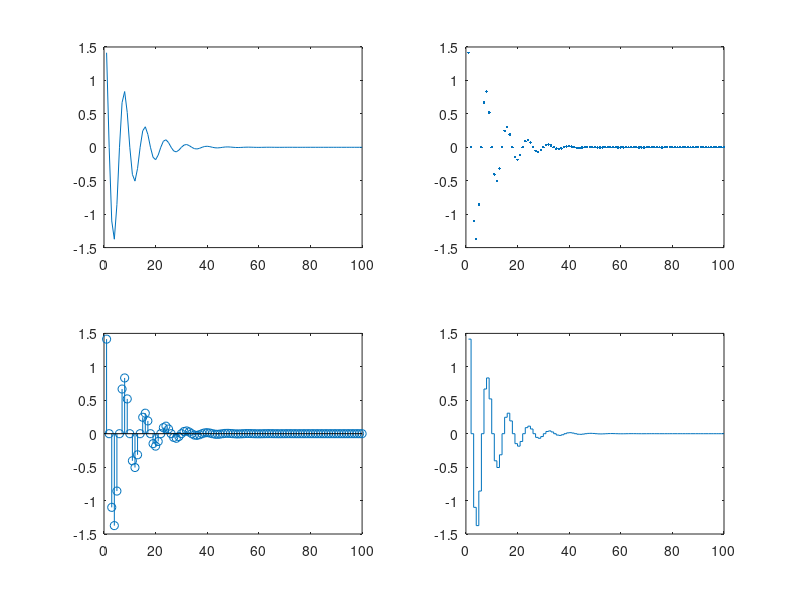

MATLAB code to generate this figure:
Fs=8e3;
t=0:1/Fs:1;
t=t';

A=2;
f0=1e3;
phi=pi/4;
s1=A*cos(2*pi*f0*t+phi);
alpha=1e3;
s2=exp(-alpha*t) .* s1;

subplot(2,2,1); plot(s2(1:100))
subplot(2,2,2); plot(s2(1:100), '.')
subplot(2,2,3); stem(s2(1:100))
subplot(2,2,4); stairs(s2(1:100))
